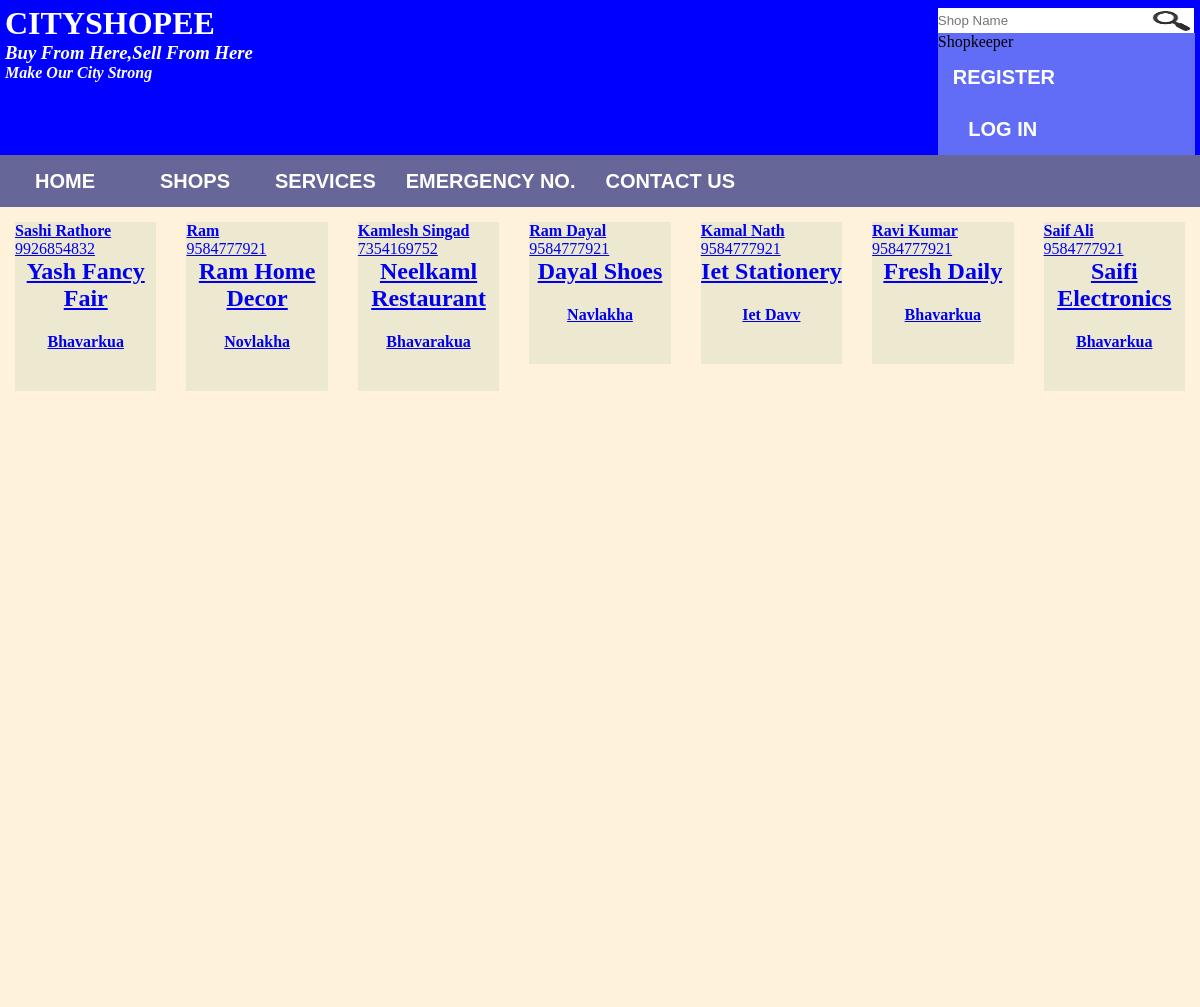
Screenshot of /index.php/user/categories with the database file from the repository.
### tables this page shows
CREATE TABLE `shopee` (
  `sid` int(11) NOT NULL AUTO_INCREMENT,
  `shop` varchar(250) NOT NULL,
  `shopkeeper` varchar(120) NOT NULL,
  `shopfile` varchar(500) NOT NULL,
  `shopview` varchar(500) NOT NULL,
  `mob` varchar(15) NOT NULL,
  `altermob` varchar(15) NOT NULL,
  `email` varchar(30) NOT NULL,
  `address` varchar(120) NOT NULL,
  `shop_type` varchar(500) NOT NULL,
  `delivery_locatons` varchar(500) NOT NULL,
  `date_time` datetime NOT NULL,
  `uname` varchar(120) NOT NULL,
  `password` varchar(30) NOT NULL,
  `sstatus` varchar(30) NOT NULL DEFAULT 'close',
  `close_reason` varchar(510) NOT NULL,
  `opening_time` time NOT NULL,
  `closing_time` time NOT NULL,
  `logo` varchar(60) NOT NULL,
  `simage` varchar(60) NOT NULL,
  `qualitycard` varchar(60) NOT NULL,
  `menu1` varchar(60) NOT NULL,
  `menu2` varchar(60) NOT NULL,
  `menu3` varchar(60) NOT NULL,
  `offercard` varchar(60) NOT NULL,
  UNIQUE KEY `sid` (`sid`)
);

### application/controllers/user.php (called while the page is built, shortened)
<?php
class User extends CI_Controller {
        public function __construct()
        {
                $this->load->model('umodel');
                 $this->load->helper('url');
        }
    public function categories()
    {
      $a= $this->input->get('area');
      $c= $this->input->get('submit');
        $result=$this->umodel->categories($a,$c);
         $data['aa']= $result;
        $this->load->view('cust/shops',$data);
    }
}

### index.php (called while the page is built, shortened)
<?php
require_once BASEPATH.'core/CodeIgniter.php';

### application/models/umodel.php (called while the page is built, shortened)
<?php
class Umodel extends CI_Model{
public function categories($a,$c)
{
     $this->db->like('delivery_locatons',$a);
     $this->db->like('shop_type',$c);
     $this->db->where('sstatus','open');
    $data=$this->db->get('shopee');
   return $data->result();
}
    }
?>

### application/views/cust/shops.php (the view, shortened to what this page needs)
<html>
<head>
</head>
<body>
	 <?php include("header.php"); ?>
 <?php include("nevigation.php");?>
<?php
if($aa){ ?>
	<div style='display:flex; width:100%;min-height:100%;    background-color: #fff2da;'>
		<?php
foreach ($aa as $row) { ?>
	    <a style='width:20%;height:20%;margin:15px;background:#baceb645' href="<?php echo site_url()."/user/shops/".$row->shopfile; ?>.php">
	    	<div >
	    		<b><?php echo $row->shopkeeper; ?></b><br>
	    		<?php echo $row->mob; ?><center>
	    		<h2 style="margin: 0px;"><?php echo $row->shop; ?></h2>
	    		<h4><?php echo $row->address; ?></h4>
	    		<br>
</center>
	    	</div>
	    </a>
<?php
}
?>
   </div>
   <?php
}
else
{echo "<br><br><br><br><br><center><h1>No result found</h1></center>";}
?>
</body>
</html>

### application/views/cust/header.php (shortened to what this page needs)
<div class="hcontainer">
     <div class="h_left">
     	<h1>CITYSHOPEE</h1>
     	 <h3><i>Buy from here,Sell from here </i></h3>
    <h4><i>Make our city strong </i></h4>
</div>
     <div class="h_right" float:"right">
<form action="<?php echo site_url(); ?>user/search" method="get">
<input style="width:80%;height:25px;padding:0px;border:0" type="text" name="search_bar" id="h_search" placeholder="Shop Name"/>
     <input type="image" src="<?php echo base_url(); ?>images/search.png" alt="search"   style="width:18%;height:25px;position:relative;    top: 8px;right: 5px;"  name="search"/></form>
 <br>
 <div style="background:#626df7 ;margin: 0px;display:block;    width: 98%;">
    Shopkeeper
    <ul class="nav">
              <li><a href="<?php  echo site_url(); ?>/shopkeeper/signup">Register</a></li>
          <li><a href="<?php  echo site_url(); ?>/shopkeeper/" class="current">Log In </a></li>
      </ul>
  </div>
 </div>
  </div>

### application/views/cust/nevigation.php
<div class="nevigation">
     <ul class="nav">
              <li><a href="<?php echo site_url(); ?>" class="current">Home </a></li>
              <li><a href="<?php echo base_url(); ?>user/allshop">Shops</a></li>
              <li><a href="<?php echo base_url(); ?>user/service">Services</a></li>
              <li><a href="<?php echo base_url(); ?>user/emergency">Emergency NO.</a></li>
              <li><a href="<?php echo base_url(); ?>user/contact">Contact Us</a></li>
            </ul>
</div>

### application/views/cust/header.php (style rules this page uses)
body { background-color:white;padding: 0px;margin: 0px;text-transform:capitalize; }
.hcontainer { width:100%; background-color:#0000ff; float: right; }
.h_left { padding-left: 20px; background-color:#0000ff; float:left;padding: 5px; }
.h_left > * { margin: 0px;display: block;color: white; }
.h_right { float: right; }
.h_right > * { display:inline; }
.nevigation { width:100%; background-color:#666699;display: flex; }
.nav { width:100%; overflow:auto;margin: 0px;padding: 0px; }
.nav li { display:inline; }
.nav li a { display:block; float:left; padding:0px 15px; min-width: 100px; line-height:52px; font-size:20px; font-align:center; text-transform:uppercase; font-weight:bold; color:#fff; text-decoration:none; font-family:"Trebuchet MS", Arial, Helvetica, sans-serif; text-align:center; margin-left:0px; background:url(imageinner/nav-bg1.png) no-repeat left top; }

### rows the page displays
shopee: shopkeeper "Sashi Rathore", mob "9926854832", shop "Yash Fancy Fair", address "Bhavarkua"
shopee: shopkeeper "Ram", mob "9584777921", shop "Ram Home Decor", address "Novlakha"
shopee: shopkeeper "Kamlesh Singad", mob "7354169752", shop "Neelkaml Restaurant", address "Bhavarakua"
shopee: shopkeeper "Ram Dayal", mob "9584777921", shop "Dayal Shoes", address "Navlakha"
shopee: shopkeeper "Kamal Nath", mob "9584777921", shop "Iet Stationery", address "Iet Davv"
shopee: shopkeeper "Ravi Kumar", mob "9584777921", shop "Fresh Daily", address "Bhavarkua"
shopee: shopkeeper "Saif Ali", mob "9584777921", shop "Saifi Electronics", address "Bhavarkua"
